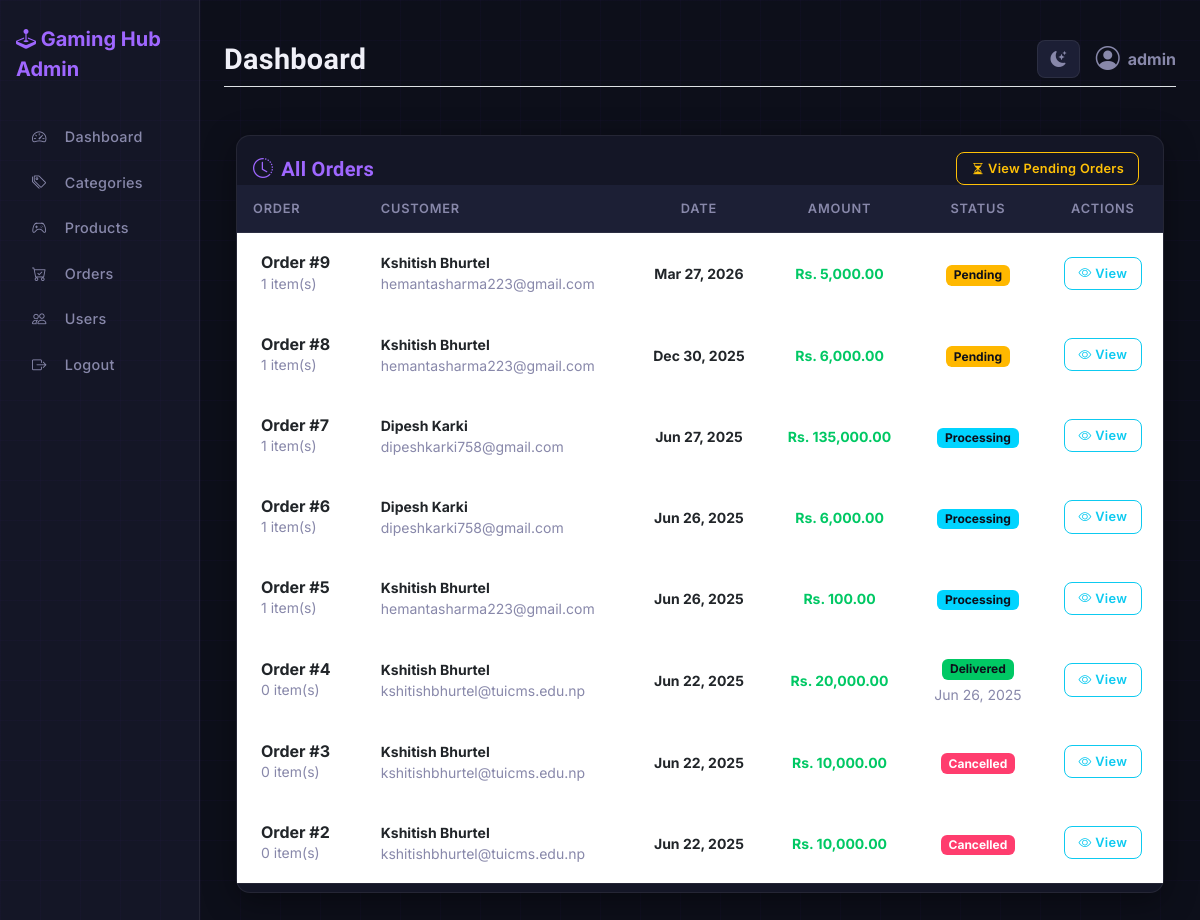
Before: /admin/orders/all.php (signed in) with the older database file.
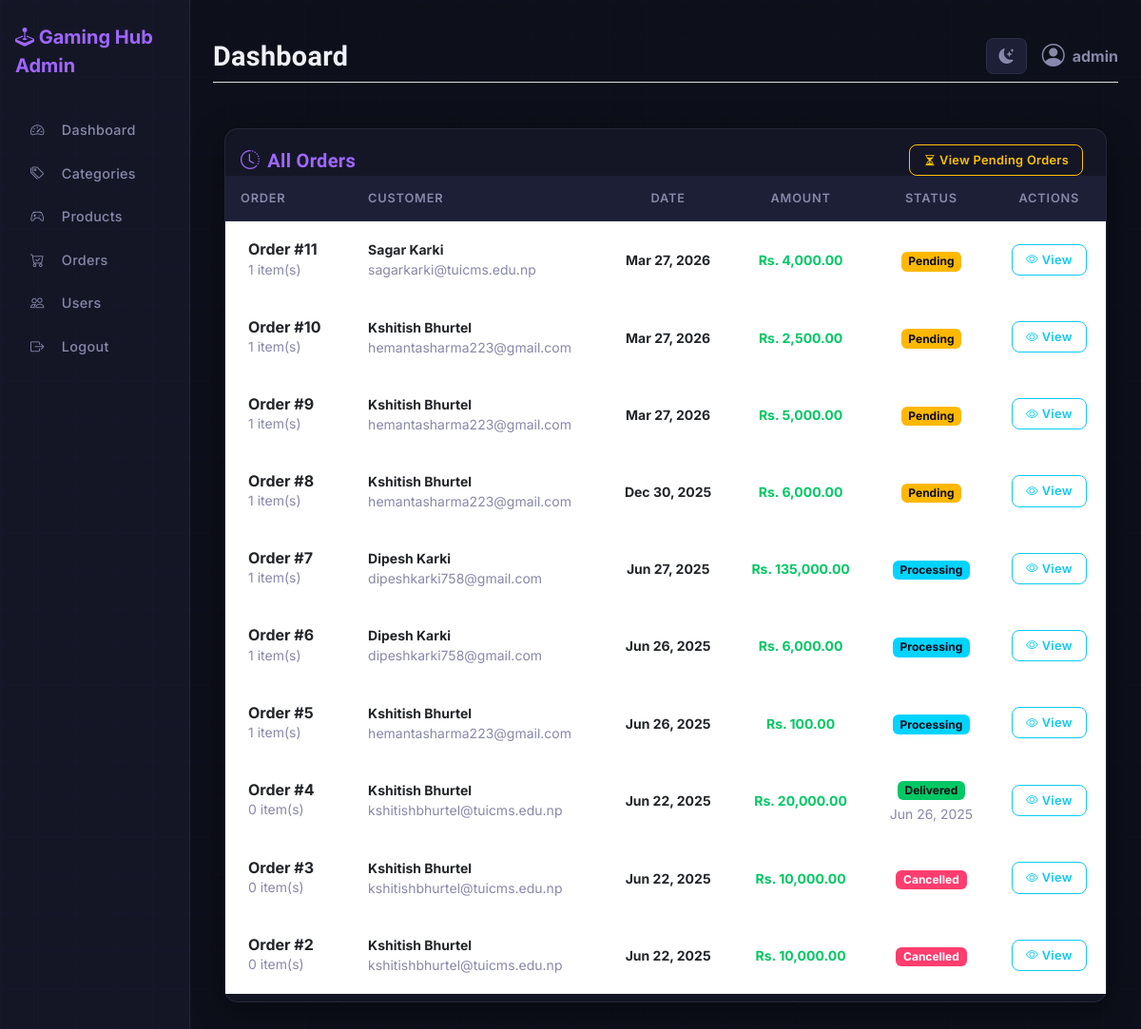
After: the same page with the newer database file.
### tables this page shows
CREATE TABLE `orders` (
  `order_id` int(11) NOT NULL,
  `user_id` int(11) NOT NULL,
  `order_date` timestamp NOT NULL DEFAULT current_timestamp(),
  `shipping_address` text NOT NULL,
  `contact_number` varchar(20) NOT NULL,
  `payment_method` varchar(50) DEFAULT 'Cash on Delivery',
  `total_amount` decimal(10,2) NOT NULL,
  `status` enum('pending','processing','shipped','delivered','cancelled') DEFAULT 'pending',
  `admin_response` text DEFAULT NULL,
  `response_date` timestamp NULL DEFAULT NULL
);

CREATE TABLE `users` (
  `user_id` int(11) NOT NULL,
  `email` varchar(100) NOT NULL,
  `password` varchar(255) NOT NULL,
  `full_name` varchar(100) DEFAULT NULL,
  `phone` varchar(20) DEFAULT NULL,
  `address` text DEFAULT NULL,
  `is_active` tinyint(1) DEFAULT 1,
  `created_at` timestamp NOT NULL DEFAULT current_timestamp(),
  `updated_at` timestamp NOT NULL DEFAULT current_timestamp() ON UPDATE current_timestamp()
);

### config/database.php (called while the page is built)
<?php
$host = 'localhost';
$dbname = 'gaming_hub';
$username = 'root';
$password = '';
try {
    $pdo = new PDO("mysql:host=$host;dbname=$dbname;charset=utf8", $username, $password);
    $pdo->setAttribute(PDO::ATTR_ERRMODE, PDO::ERRMODE_EXCEPTION);
} catch (PDOException $e) {
    die("Database connection failed: " . $e->getMessage());
}
function executeQuery($sql, $params = []) {
    global $pdo;
    $stmt = $pdo->prepare($sql);
    $stmt->execute($params);
    return $stmt;
}
?>

### admin/orders/all.php (the view, shortened to what the changed rows need)
<?php
require_once __DIR__ . '../../../config/database.php';
$orders = executeQuery("SELECT o.*, u.email, u.full_name
                       FROM orders o
                       JOIN users u ON o.user_id = u.user_id
                       ORDER BY o.order_date DESC")
    ->fetchAll(PDO::FETCH_ASSOC);
require_once __DIR__ . '/../includes/admin_header.php';
?>
<div class="container-fluid py-4">
    <div class="row">
        <div class="col-12">
            <div class="card mb-4">
                <div class="card-body px-0 pt-0 pb-2">
                    <div class="table-responsive p-0">
                        <table class="table align-items-center mb-0" id="orders-table">
                            <thead>
                                <tr>
                                    <th>Order</th>
                                    <th>Customer</th>
                                    <th class="text-center">Date</th>
                                    <th class="text-center">Amount</th>
                                    <th class="text-center">Status</th>
                                    <th class="text-center">Actions</th>
                                </tr>
                            </thead>
                            <tbody>
                                <?php foreach ($orders as $order): ?>
                                    <tr>
                                        <td>
                                            <div class="d-flex px-2 py-1">
                                                <div class="d-flex flex-column justify-content-center">
                                                    <h6 class="mb-0 fw-bold">Order #<?= $order['order_id'] ?></h6>
                                                    <p class="text-muted small mb-0">
                                                        <?php
                                                        $itemCount = executeQuery(
                                                            "SELECT COUNT(*) FROM order_items WHERE order_id = ?",
                                                            [$order['order_id']]
                                                        )->fetchColumn();
                                                        echo $itemCount . ' item(s)';
                                                        ?>
                                                    </p>
                                                </div>
                                            </div>
                                        </td>
                                        <td>
                                            <p class="fw-bold mb-0 small"><?= $order['full_name'] ?></p>
                                            <p class="text-muted small mb-0"><?= $order['email'] ?></p>
                                        </td>
                                        <td class="align-middle text-center">
                                            <span class="small fw-bold">
                                                <?= date('M d, Y', strtotime($order['order_date'])) ?>
                                            </span>
                                        </td>
                                        <td class="align-middle text-center">
                                            <span class="small fw-bold text-success">
                                                Rs. <?= number_format($order['total_amount'], 2) ?>
                                            </span>
                                        </td>
                                        <td class="align-middle text-center">
                                            <span class="badge
                                            <?= $order['status'] == 'pending' ? 'bg-warning' :
                                                ($order['status'] == 'processing' ? 'bg-info text-dark' :
                                                    ($order['status'] == 'shipped' ? 'bg-primary' :
                                                        ($order['status'] == 'delivered' ? 'bg-success' : 'bg-danger'))) ?>">
                                                <?= ucfirst($order['status']) ?>
                                            </span>
                                            <?php if ($order['status'] == 'delivered'): ?>
                                                <p class="text-muted small mb-0 mt-1">
                                                    <?= date('M d, Y', strtotime($order['response_date'])) ?>
                                                </p>
                                            <?php endif; ?>
                                        </td>
                                        <td class="align-middle text-center">
                                            <a href="view.php?id=<?= $order['order_id'] ?>"
                                                class="btn btn-sm btn-outline-info mb-0">
                                                <i class="bi bi-eye"></i> View
                                            </a>
                                        </td>
                                    </tr>
                                <?php endforeach; ?>
                            </tbody>
                        </table>
                    </div>
                </div>
            </div>
        </div>
    </div>
</div>
<?php require_once __DIR__ . '/../includes/admin_footer.php'; ?>

Changed rows visible on the page:
added orders: order_id "11", itemCount "1", user.full_name "Sagar Karki", user.email "sagarkarki@tuicms.edu.np", order_date "Mar 27, 2026", total_amount "4,000.00", status "Pending"
added orders: order_id "10", itemCount "1", user.full_name "Kshitish Bhurtel", user.email "hemantasharma223@gmail.com", order_date "Mar 27, 2026", total_amount "2,500.00", status "Pending"
